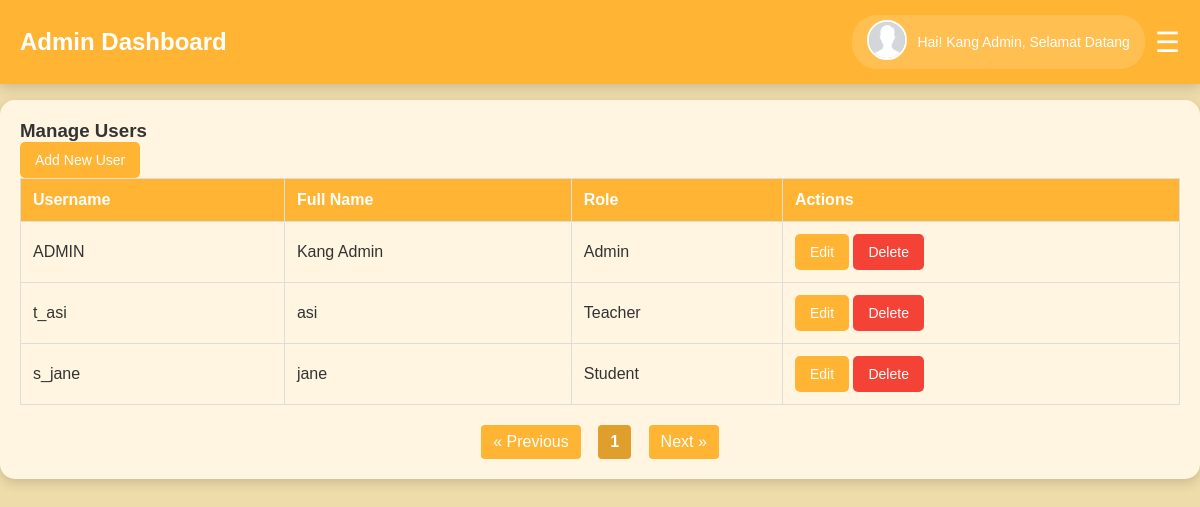
Page /dashboard_admin.php (signed in) on the earlier database version.
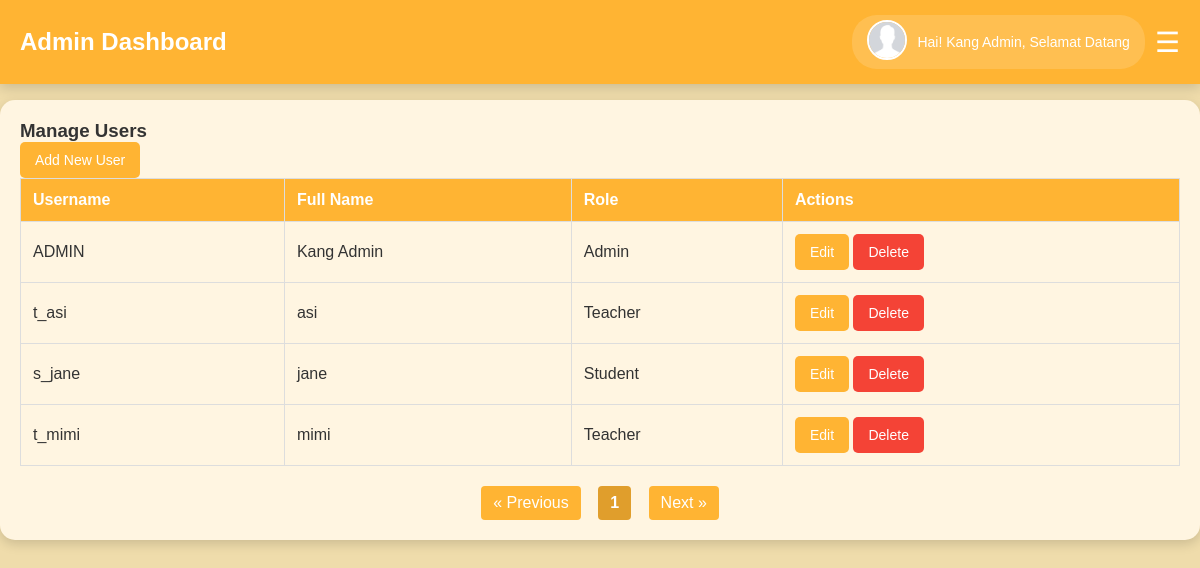
Same page on the later database version.
### tables this page shows
CREATE TABLE `users` (
  `id` int(11) NOT NULL,
  `username` varchar(50) NOT NULL,
  `password` varchar(255) NOT NULL,
  `full_name` varchar(100) NOT NULL,
  `role` enum('admin','teacher','student') NOT NULL,
  `profile_picture` varchar(255) DEFAULT 'fotos/profile/default.png'
);

### php/include-pagnation.php (called while the page is built)
<?php
$limit = 5;
$page = isset($_GET['page']) ? (int)$_GET['page'] : 1;
$offset = ($page - 1) * $limit;
$totalQuery = "SELECT COUNT(*) as total FROM users";
$totalResult = $conn->query($totalQuery);
$totalUsers = $totalResult->fetch_assoc()['total'];
$totalPages = ceil($totalUsers / $limit);
$query = "SELECT * FROM users LIMIT $limit OFFSET $offset";
$result = $conn->query($query);
?>

### dashboard_admin.php (the view, shortened to what this page needs)
<?php
include 'koneksi.php';
$user_id = $_SESSION['user_id'];
$query_admin = "SELECT id, full_name, profile_picture FROM users WHERE id = ? AND role = 'admin'";
$stmt_admin = $conn->prepare($query_admin);
$stmt_admin->bind_param("i", $user_id);
$stmt_admin->execute();
$result_admin = $stmt_admin->get_result();
$admin = $result_admin->fetch_assoc();
$admin_name = $admin['full_name'];
$admin_photo = !empty($admin['profile_picture']) ? $admin['profile_picture'] : 'fotos/profile/default.png';
?>
<!DOCTYPE html>
<html lang="id">
<head>
  <link rel="stylesheet" href="css/style.css">
  <link rel="stylesheet" href="css/stylepage.css">
</head>
<body>
<nav class="navbar">
  <div class="navbar-left">
    <h2>Admin Dashboard</h2>
  </div>
  <div class="navbar-right">
    <div class="profile">
      <a href="profil.php">
        <img src="<?php echo htmlspecialchars($admin_photo); ?>" alt="Profile" class="profile-logo">
      </a>
      <span class="welcome-message">
        Hai! <?php echo htmlspecialchars($admin_name); ?>, Selamat Datang
      </span>
    </div>
    <button id="menu-btn" class="menu-btn">☰</button>
  </div>
</nav>
<div class="wrapper">
  <main class="container">
    <h3>Manage Users</h3>
    <a href="crud-admin/add_user.php" class="button">Add New User</a>
    <div class="table-responsive">
      <table class="user-table">
        <thead>
          <tr>
            <th>Username</th>
            <th>Full Name</th>
            <th>Role</th>
            <th>Actions</th>
          </tr>
        </thead>
        <tbody>
          <?php
          include 'php/include-pagnation.php';
          if ($result->num_rows > 0) {
              while ($row = $result->fetch_assoc()) {
                  echo "<tr>";
                  echo "<td>" . htmlspecialchars($row['username']) . "</td>";
                  echo "<td>" . htmlspecialchars($row['full_name']) . "</td>";
                  echo "<td>" . ucfirst(htmlspecialchars($row['role'])) . "</td>";
                  echo "<td>
                          <a href='crud-admin/edit_user.php?id=" . $row['id'] . "' class='button'>Edit</a>
                          <a href='crud-admin/delete_user.php?id=" . $row['id'] . "' class='button delete-btn'>Delete</a>
                        </td>";
                  echo "</tr>";
              }
          } else {
              echo "<tr><td colspan='4'>No users found</td></tr>";
          }
          ?>
        </tbody>
      </table>
      <div class="pagination">
        <a href="?page=<?= ($page - 1) > 0 ? $page - 1 : 1 ?>" class="prev">&laquo; Previous</a>
        <?php
        $pageRange = 3;
        $startPage = max(1, $page - floor($pageRange / 2));
        $endPage = min($totalPages, $startPage + $pageRange - 1);
        if ($endPage - $startPage + 1 < $pageRange) {
            $startPage = max(1, $endPage - $pageRange + 1);
        }
        for ($i = $startPage; $i <= $endPage; $i++) {
            echo "<a href='?page=$i' class='" . ($i == $page ? 'active' : '') . "'>$i</a>";
        }
        ?>
        <a href="?page=<?= ($page + 1) <= $totalPages ? $page + 1 : $totalPages ?>" class="next">Next &raquo;</a>
      </div>
    </div>
  </main>
</div>
</body>
</html>

Differences in the rows shown:
added users: username "t_mimi", full_name "mimi", role "Teacher"
